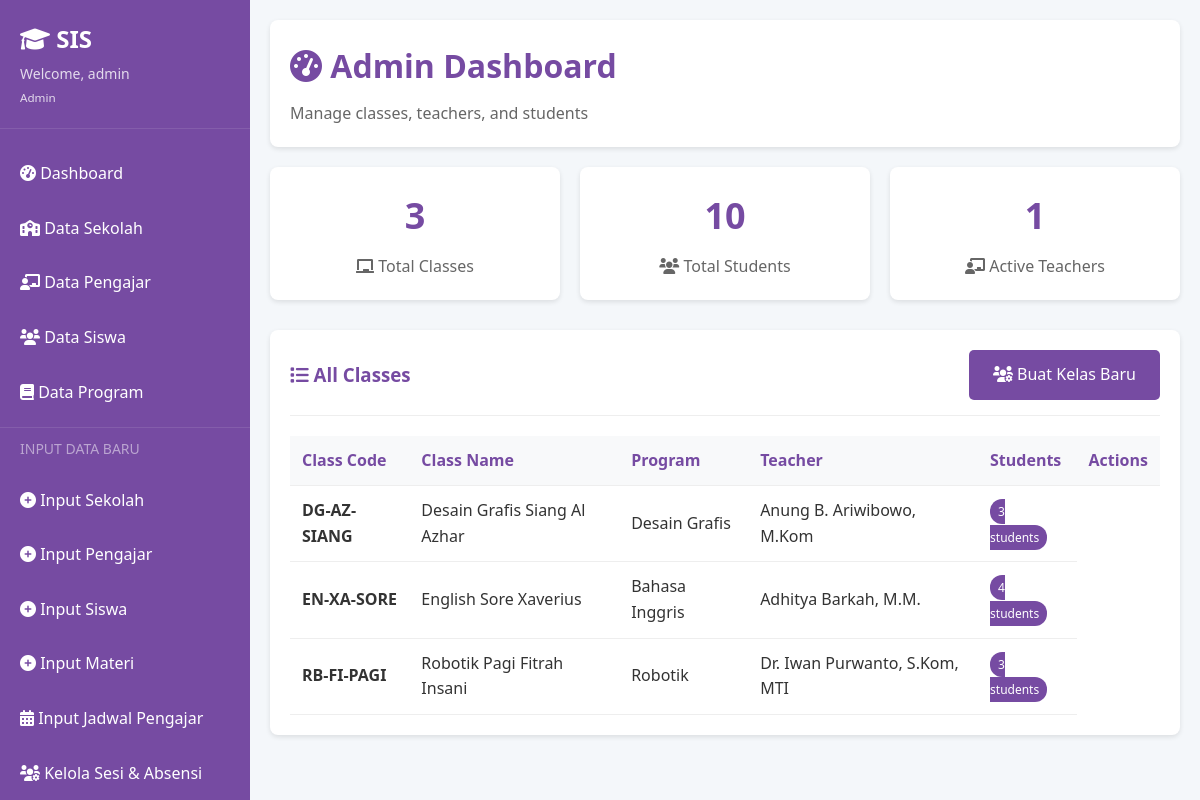
Page /admin/dashboard (signed in) on the committed database.
### tables this page shows
CREATE TABLE Kelas (
            id INTEGER PRIMARY KEY AUTOINCREMENT,
            kode_kelas TEXT NOT NULL UNIQUE,
            nama_kelas TEXT NOT NULL,
            program_id INTEGER,
            sekolah_id INTEGER,
            pengajar_id INTEGER,
            waktu_mulai TEXT NOT NULL,
            waktu_akhir TEXT NOT NULL,
            hari TEXT NOT NULL,
            tanggal_mulai TEXT NOT NULL,
            FOREIGN KEY (program_id) REFERENCES Program(id),
            FOREIGN KEY (sekolah_id) REFERENCES Sekolah(id),
            FOREIGN KEY (pengajar_id) REFERENCES Pengajar(id)
        );

### app.py (the view)
@app.route('/admin/dashboard')
@role_required('admin')
def admin_dashboard():
    db = get_db()
    classes = db.execute('''
        SELECT
            k.id,
            k.kode_kelas,
            k.nama_kelas,
            pg.program as nama_program,
            pg.nama_pengajar,
            COUNT(ks.siswa_id) as jumlah_siswa
        FROM Kelas k
        LEFT JOIN Pengajar pg ON k.pengajar_id = pg.id
        LEFT JOIN KelasSiswa ks ON k.id = ks.kelas_id
        GROUP BY k.id
        ORDER BY k.nama_kelas
    ''').fetchall()
    return render_template('admin_dashboard.html', classes=classes)

### app.py (called while the page is built)
def get_db():
    if 'db' not in g:
        g.db = sqlite3.connect(DATABASE, detect_types=sqlite3.PARSE_DECLTYPES)
        g.db.row_factory = sqlite3.Row
    return g.db

def role_required(role):
    def decorator(f):
        @wraps(f)
        def decorated_function(*args, **kwargs):
            if 'user_id' not in session:
                return redirect(url_for('login'))
            db = get_db()
            user = db.execute('SELECT role FROM User WHERE id = ?', (session['user_id'],)).fetchone()
            if not user or user['role'] != role:
                flash('Akses ditolak. Anda tidak memiliki izin.', 'error')
                return redirect(url_for('login'))
            return f(*args, **kwargs)
        return decorated_function
    return decorator

### templates/admin_dashboard.html (shortened to what this page needs)
{% extends "layout.html" %}
{% block content %}
<div class="content-header">
    <h1><i class="fas fa-tachometer-alt"></i> Admin Dashboard</h1>
    <p>Manage classes, teachers, and students</p>
</div>
<div class="stats-grid">
    <div class="stat-card">
        <h3>{{ classes|length }}</h3>
        <p><i class="fas fa-chalkboard"></i> Total Classes</p>
    </div>
    <div class="stat-card">
        <h3>{{ classes|sum(attribute='jumlah_siswa') }}</h3>
        <p><i class="fas fa-users"></i> Total Students</p>
    </div>
    <div class="stat-card">
        <h3>{{ classes|map(attribute='pengajar_id')|unique|list|length }}</h3>
        <p><i class="fas fa-chalkboard-teacher"></i> Active Teachers</p>
    </div>
</div>
<div class="card">
    <div class="card-header">
        <div class="flex justify-between align-center">
            <h3><i class="fas fa-list"></i> All Classes</h3>
            <a href="{{ url_for('pengelompokan_kelas') }}" class="btn btn-primary">
                <i class="fas fa-users-cog"></i> Buat Kelas Baru
            </a>
        </div>
    </div>
    {% if classes %}
        <table class="table">
            <thead>
                <tr>
                    <th>Class Code</th>
                    <th>Class Name</th>
                    <th>Program</th>
                    <th>Teacher</th>
                    <th>Students</th>
                    <th>Actions</th>
                </tr>
            </thead>
            <tbody>
                {% for class in classes %}
                <tr>
                    <td><strong>{{ class.kode_kelas }}</strong></td>
                    <td>{{ class.nama_kelas }}</td>
                    <td>{{ class.nama_program }}</td>
                    <td>{{ class.nama_pengajar }}</td>
                    <td>
                        <span class="badge">{{ class.jumlah_siswa }} students</span>
                    </td>
                </tr>
                {% endfor %}
            </tbody>
        </table>
    {% else %}
        <div class="text-center" style="padding: 40px;">
            <i class="fas fa-chalkboard" style="font-size: 48px; color: #ddd; margin-bottom: 20px;"></i>
            <p>No classes found. <a href="{{ url_for('pengelompokan_kelas') }}">Add your first class</a></p>
        </div>
    {% endif %}
</div>
{% endblock %}

### static/style.css (style rules this page uses)
* { margin: 0; padding: 0; box-sizing: border-box; }
body { font-family: 'Segoe UI', Tahoma, Geneva, Verdana, sans-serif; background-color: #f4f7fa; color: #333; line-height: 1.6; }
.btn { display: inline-block; padding: 12px 24px; border: none; border-radius: 5px; cursor: pointer; text-decoration: none; text-align: center; font-size: 16px; font-weight: 500; transition: all 0.3s ease; }
.btn-primary { background-color: #764ba2; color: white; }
.content-header { background: white; padding: 20px; border-radius: 8px; margin-bottom: 20px; box-shadow: 0 2px 5px rgba(0, 0, 0, 0.1); }
.content-header h1 { color: #764ba2; margin-bottom: 10px; }
.content-header p { color: #666; margin: 0; }
.card { background: white; border-radius: 8px; padding: 20px; margin-bottom: 20px; box-shadow: 0 2px 5px rgba(0, 0, 0, 0.1); }
.card-header { border-bottom: 1px solid #eee; padding-bottom: 15px; margin-bottom: 20px; }
.card-header h3 { color: #764ba2; margin: 0; }
.table { width: 100%; border-collapse: collapse; margin-top: 20px; }
.table th, .table td { padding: 12px; text-align: left; border-bottom: 1px solid #eee; }
.table th { background-color: #f8f9fa; font-weight: 600; color: #764ba2; }
.stats-grid { display: grid; grid-template-columns: repeat(auto-fit, minmax(250px, 1fr)); gap: 20px; margin-bottom: 30px; }
.stat-card { background: white; padding: 20px; border-radius: 8px; text-align: center; box-shadow: 0 2px 5px rgba(0, 0, 0, 0.1); }
.stat-card h3 { font-size: 36px; color: #764ba2; margin-bottom: 10px; }
.stat-card p { color: #666; margin: 0; }
.flex { display: flex; }
.justify-between { justify-content: space-between; }
.align-center { align-items: center; }

### templates/admin_dashboard.html (style rules this page uses)
.badge { background-color: #764ba2; color: white; padding: 4px 8px; border-radius: 12px; font-size: 12px; font-weight: 500; }

### rows in the picture
Kelas: kode_kelas "DG-AZ-SIANG", nama_kelas "Desain Grafis Siang Al Azhar", nama_program "Desain Grafis", nama_pengajar "Anung B. Ariwibowo, M.Kom", jumlah_siswa "3"
Kelas: kode_kelas "EN-XA-SORE", nama_kelas "English Sore Xaverius", nama_program "Bahasa Inggris", nama_pengajar "Adhitya Barkah, M.M.", jumlah_siswa "4"
Kelas: kode_kelas "RB-FI-PAGI", nama_kelas "Robotik Pagi Fitrah Insani", nama_program "Robotik", nama_pengajar "Dr. Iwan Purwanto, S.Kom, MTI", jumlah_siswa "3"

### other values in the picture
{{ session.username }} "admin"
{{ session.role.title() }} "Admin"
{{ classes|length }} "3"
{{ classes|sum(attribute='jumlah_siswa') }} "10"
{{ classes|map(attribute='pengajar_id')|unique|list|length }} "1"
